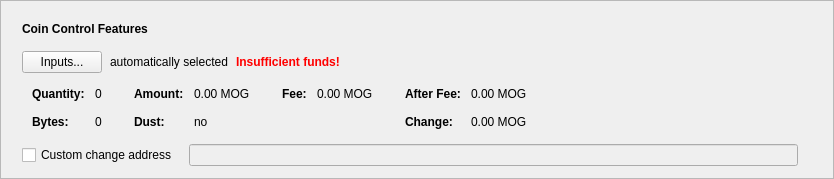
      <widget class="QFrame" name="frameCoinControl">
       <property name="sizePolicy">
        <sizepolicy hsizetype="Expanding" vsizetype="Fixed">
         <horstretch>0</horstretch>
         <verstretch>0</verstretch>
        </sizepolicy>
       </property>
       <property name="frameShape">
        <enum>QFrame::StyledPanel</enum>
       </property>
       <property name="frameShadow">
        <enum>QFrame::Raised</enum>
       </property>
       <layout class="QVBoxLayout" name="verticalLayout_2">
        <item>
         <layout class="QVBoxLayout" name="verticalLayoutCoinControl" stretch="0,0,0,0,0">
          <property name="spacing">
           <number>0</number>
          </property>
          <property name="sizeConstraint">
           <enum>QLayout::SetDefaultConstraint</enum>
          </property>
          <property name="leftMargin">
           <number>10</number>
          </property>
          <property name="topMargin">
           <number>10</number>
          </property>
          <item>
           <layout class="QHBoxLayout" name="horizontalLayoutCoinControl1">
            <property name="bottomMargin">
             <number>15</number>
            </property>
            <item>
             <widget class="QLabel" name="labelCoinControlFeatures">
              <property name="sizePolicy">
               <sizepolicy hsizetype="Preferred" vsizetype="Maximum">
                <horstretch>0</horstretch>
                <verstretch>0</verstretch>
               </sizepolicy>
              </property>
              <property name="font">
               <font>
                <weight>75</weight>
                <bold>true</bold>
               </font>
              </property>
              <property name="styleSheet">
               <string notr="true">font-weight:bold;</string>
              </property>
              <property name="text">
               <string>Coin Control Features</string>
              </property>
             </widget>
            </item>
           </layout>
          </item>
          <item>
           <layout class="QHBoxLayout" name="horizontalLayoutCoinControl2" stretch="0,0,0,0">
            <property name="spacing">
             <number>8</number>
            </property>
            <property name="bottomMargin">
             <number>10</number>
            </property>
            <item>
             <widget class="QPushButton" name="pushButtonCoinControl">
              <property name="styleSheet">
               <string notr="true"/>
              </property>
              <property name="text">
               <string>Inputs...</string>
              </property>
              <property name="autoDefault">
               <bool>false</bool>
              </property>
             </widget>
            </item>
            <item>
             <widget class="QLabel" name="labelCoinControlAutomaticallySelected">
              <property name="text">
               <string>automatically selected</string>
              </property>
              <property name="margin">
               <number>5</number>
              </property>
             </widget>
            </item>
            <item>
             <widget class="QLabel" name="labelCoinControlInsuffFunds">
              <property name="font">
               <font>
                <weight>75</weight>
                <bold>true</bold>
               </font>
              </property>
              <property name="styleSheet">
               <string notr="true">color:red;font-weight:bold;</string>
              </property>
              <property name="text">
               <string>Insufficient funds!</string>
              </property>
              <property name="margin">
               <number>5</number>
              </property>
             </widget>
            </item>
            <item>
             <spacer name="horizontalSpacerCoinControl">
              <property name="orientation">
               <enum>Qt::Horizontal</enum>
              </property>
              <property name="sizeHint" stdset="0">
               <size>
                <width>40</width>
                <height>1</height>
               </size>
              </property>
             </spacer>
            </item>
           </layout>
          </item>
          <item>
           <widget class="QWidget" name="widgetCoinControl" native="true">
            <property name="sizePolicy">
             <sizepolicy hsizetype="Preferred" vsizetype="Preferred">
              <horstretch>0</horstretch>
              <verstretch>0</verstretch>
             </sizepolicy>
            </property>
            <property name="minimumSize">
             <size>
              <width>0</width>
              <height>0</height>
             </size>
            </property>
            <property name="styleSheet">
             <string notr="true"/>
            </property>
            <layout class="QHBoxLayout" name="horizontalLayoutCoinControl5">
             <property name="leftMargin">
              <number>0</number>
             </property>
             <property name="topMargin">
              <number>0</number>
             </property>
             <property name="rightMargin">
              <number>0</number>
             </property>
             <property name="bottomMargin">
              <number>0</number>
             </property>
             <item>
              <layout class="QHBoxLayout" name="horizontalLayoutCoinControl3" stretch="0,0,0,1">
               <property name="spacing">
                <number>20</number>
               </property>
               <property name="topMargin">
                <number>0</number>
               </property>
               <property name="bottomMargin">
                <number>10</number>
               </property>
               <item>
                <layout class="QFormLayout" name="formLayoutCoinControl1">
                 <property name="horizontalSpacing">
                  <number>10</number>
                 </property>
                 <property name="verticalSpacing">
                  <number>14</number>
                 </property>
                 <property name="leftMargin">
                  <number>10</number>
                 </property>
                 <property name="topMargin">
                  <number>4</number>
                 </property>
                 <property name="rightMargin">
                  <number>6</number>
                 </property>
                 <item row="0" column="0">
                  <widget class="QLabel" name="labelCoinControlQuantityText">
                   <property name="font">
                    <font>
                     <weight>75</weight>
                     <bold>true</bold>
                    </font>
                   </property>
                   <property name="text">
                    <string>Quantity:</string>
                   </property>
                   <property name="margin">
                    <number>0</number>
                   </property>
                  </widget>
                 </item>
                 <item row="0" column="1">
                  <widget class="QLabel" name="labelCoinControlQuantity">
                   <property name="cursor">
                    <cursorShape>IBeamCursor</cursorShape>
                   </property>
                   <property name="contextMenuPolicy">
                    <enum>Qt::ActionsContextMenu</enum>
                   </property>
                   <property name="text">
                    <string notr="true">0</string>
                   </property>
                   <property name="margin">
                    <number>0</number>
                   </property>
                   <property name="textInteractionFlags">
                    <set>Qt::LinksAccessibleByMouse|Qt::TextSelectableByKeyboard|Qt::TextSelectableByMouse</set>
                   </property>
                  </widget>
                 </item>
                 <item row="1" column="0">
                  <widget class="QLabel" name="labelCoinControlBytesText">
                   <property name="font">
                    <font>
                     <weight>75</weight>
                     <bold>true</bold>
                    </font>
                   </property>
                   <property name="text">
                    <string>Bytes:</string>
                   </property>
                  </widget>
                 </item>
                 <item row="1" column="1">
                  <widget class="QLabel" name="labelCoinControlBytes">
                   <property name="cursor">
                    <cursorShape>IBeamCursor</cursorShape>
                   </property>
                   <property name="contextMenuPolicy">
                    <enum>Qt::ActionsContextMenu</enum>
                   </property>
                   <property name="text">
                    <string notr="true">0</string>
                   </property>
                   <property name="textInteractionFlags">
                    <set>Qt::LinksAccessibleByMouse|Qt::TextSelectableByKeyboard|Qt::TextSelectableByMouse</set>
                   </property>
                  </widget>
                 </item>
                </layout>
               </item>
               <item>
                <layout class="QFormLayout" name="formLayoutCoinControl2">
                 <property name="horizontalSpacing">
                  <number>10</number>
                 </property>
                 <property name="verticalSpacing">
                  <number>14</number>
                 </property>
                 <property name="leftMargin">
                  <number>6</number>
                 </property>
                 <property name="topMargin">
                  <number>4</number>
                 </property>
                 <property name="rightMargin">
                  <number>6</number>
                 </property>
                 <item row="0" column="0">
                  <widget class="QLabel" name="labelCoinControlAmountText">
                   <property name="font">
                    <font>
                     <weight>75</weight>
                     <bold>true</bold>
                    </font>
                   </property>
                   <property name="text">
                    <string>Amount:</string>
                   </property>
                   <property name="margin">
                    <number>0</number>
                   </property>
                  </widget>
                 </item>
                 <item row="0" column="1">
                  <widget class="QLabel" name="labelCoinControlAmount">
                   <property name="cursor">
                    <cursorShape>IBeamCursor</cursorShape>
                   </property>
                   <property name="contextMenuPolicy">
                    <enum>Qt::ActionsContextMenu</enum>
                   </property>
                   <property name="text">
                    <string notr="true">0.00 MOG</string>
                   </property>
                   <property name="textInteractionFlags">
                    <set>Qt::LinksAccessibleByMouse|Qt::TextSelectableByKeyboard|Qt::TextSelectableByMouse</set>
                   </property>
                  </widget>
                 </item>
                 <item row="1" column="0">
                  <widget class="QLabel" name="labelCoinControlLowOutputText">
                   <property name="font">
                    <font>
                     <weight>75</weight>
                     <bold>true</bold>
                    </font>
                   </property>
                   <property name="text">
                    <string>Dust:</string>
                   </property>
                  </widget>
                 </item>
                 <item row="1" column="1">
                  <widget class="QLabel" name="labelCoinControlLowOutput">
                   <property name="cursor">
                    <cursorShape>IBeamCursor</cursorShape>
                   </property>
                   <property name="contextMenuPolicy">
                    <enum>Qt::ActionsContextMenu</enum>
                   </property>
                   <property name="text">
                    <string notr="true">no</string>
                   </property>
                   <property name="textInteractionFlags">
                    <set>Qt::LinksAccessibleByMouse|Qt::TextSelectableByKeyboard|Qt::TextSelectableByMouse</set>
                   </property>
                  </widget>
                 </item>
                </layout>
               </item>
               <item>
                <layout class="QFormLayout" name="formLayoutCoinControl3">
                 <property name="horizontalSpacing">
                  <number>10</number>
                 </property>
                 <property name="verticalSpacing">
                  <number>14</number>
                 </property>
                 <property name="leftMargin">
                  <number>6</number>
                 </property>
                 <property name="topMargin">
                  <number>4</number>
                 </property>
                 <property name="rightMargin">
                  <number>6</number>
                 </property>
                 <item row="0" column="0">
                  <widget class="QLabel" name="labelCoinControlFeeText">
                   <property name="font">
                    <font>
                     <weight>75</weight>
                     <bold>true</bold>
                    </font>
                   </property>
                   <property name="text">
                    <string>Fee:</string>
                   </property>
                   <property name="margin">
                    <number>0</number>
                   </property>
                  </widget>
                 </item>
                 <item row="0" column="1">
                  <widget class="QLabel" name="labelCoinControlFee">
                   <property name="cursor">
                    <cursorShape>IBeamCursor</cursorShape>
                   </property>
                   <property name="contextMenuPolicy">
                    <enum>Qt::ActionsContextMenu</enum>
                   </property>
                   <property name="text">
                    <string notr="true">0.00 MOG</string>
                   </property>
                   <property name="textInteractionFlags">
                    <set>Qt::LinksAccessibleByMouse|Qt::TextSelectableByKeyboard|Qt::TextSelectableByMouse</set>
                   </property>
                  </widget>
                 </item>
                </layout>
               </item>
               <item>
                <layout class="QFormLayout" name="formLayoutCoinControl4">
                 <property name="horizontalSpacing">
                  <number>10</number>
                 </property>
                 <property name="verticalSpacing">
                  <number>14</number>
                 </property>
                 <property name="leftMargin">
                  <number>6</number>
                 </property>
                 <property name="topMargin">
                  <number>4</number>
                 </property>
                 <property name="rightMargin">
                  <number>6</number>
                 </property>
                 <item row="0" column="0">
                  <widget class="QLabel" name="labelCoinControlAfterFeeText">
                   <property name="font">
                    <font>
                     <weight>75</weight>
                     <bold>true</bold>
                    </font>
                   </property>
                   <property name="text">
                    <string>After Fee:</string>
                   </property>
                   <property name="margin">
                    <number>0</number>
                   </property>
                  </widget>
                 </item>
                 <item row="0" column="1">
                  <widget class="QLabel" name="labelCoinControlAfterFee">
                   <property name="cursor">
                    <cursorShape>IBeamCursor</cursorShape>
                   </property>
                   <property name="contextMenuPolicy">
                    <enum>Qt::ActionsContextMenu</enum>
                   </property>
                   <property name="text">
                    <string notr="true">0.00 MOG</string>
                   </property>
                   <property name="textInteractionFlags">
                    <set>Qt::LinksAccessibleByMouse|Qt::TextSelectableByKeyboard|Qt::TextSelectableByMouse</set>
                   </property>
                  </widget>
                 </item>
                 <item row="1" column="0">
                  <widget class="QLabel" name="labelCoinControlChangeText">
                   <property name="font">
                    <font>
                     <weight>75</weight>
                     <bold>true</bold>
                    </font>
                   </property>
                   <property name="text">
                    <string>Change:</string>
                   </property>
                  </widget>
                 </item>
                 <item row="1" column="1">
                  <widget class="QLabel" name="labelCoinControlChange">
                   <property name="cursor">
                    <cursorShape>IBeamCursor</cursorShape>
                   </property>
                   <property name="contextMenuPolicy">
                    <enum>Qt::ActionsContextMenu</enum>
                   </property>
                   <property name="text">
                    <string notr="true">0.00 MOG</string>
                   </property>
                   <property name="textInteractionFlags">
                    <set>Qt::LinksAccessibleByMouse|Qt::TextSelectableByKeyboard|Qt::TextSelectableByMouse</set>
                   </property>
                  </widget>
                 </item>
                </layout>
               </item>
              </layout>
             </item>
            </layout>
           </widget>
          </item>
          <item>
           <layout class="QHBoxLayout" name="horizontalLayoutCoinControl4" stretch="0,0,0">
            <property name="spacing">
             <number>12</number>
            </property>
            <property name="sizeConstraint">
             <enum>QLayout::SetDefaultConstraint</enum>
            </property>
            <property name="topMargin">
             <number>5</number>
            </property>
            <property name="rightMargin">
             <number>5</number>
            </property>
            <item>
             <widget class="QCheckBox" name="checkBoxCoinControlChange">
              <property name="toolTip">
               <string>If this is activated, but the change address is empty or invalid, change will be sent to a newly generated address.</string>
              </property>
              <property name="text">
               <string>Custom change address</string>
              </property>
             </widget>
            </item>
            <item>
             <widget class="QValidatedLineEdit" name="lineEditCoinControlChange">
              <property name="enabled">
               <bool>false</bool>
              </property>
              <property name="sizePolicy">
               <sizepolicy hsizetype="Expanding" vsizetype="Fixed">
                <horstretch>0</horstretch>
                <verstretch>0</verstretch>
               </sizepolicy>
              </property>
             </widget>
            </item>
            <item>
             <widget class="QLabel" name="labelCoinControlChangeLabel">
              <property name="sizePolicy">
               <sizepolicy hsizetype="Preferred" vsizetype="Expanding">
                <horstretch>0</horstretch>
                <verstretch>0</verstretch>
               </sizepolicy>
              </property>
              <property name="minimumSize">
               <size>
                <width>0</width>
                <height>0</height>
               </size>
              </property>
              <property name="text">
               <string/>
              </property>
              <property name="margin">
               <number>3</number>
              </property>
             </widget>
            </item>
           </layout>
          </item>
          <item>
           <spacer name="verticalSpacerCoinControl">
            <property name="orientation">
             <enum>Qt::Vertical</enum>
            </property>
            <property name="sizeType">
             <enum>QSizePolicy::Expanding</enum>
            </property>
            <property name="sizeHint" stdset="0">
             <size>
              <width>800</width>
              <height>1</height>
             </size>
            </property>
           </spacer>
          </item>
         </layout>
        </item>
       </layout>
      </widget>
